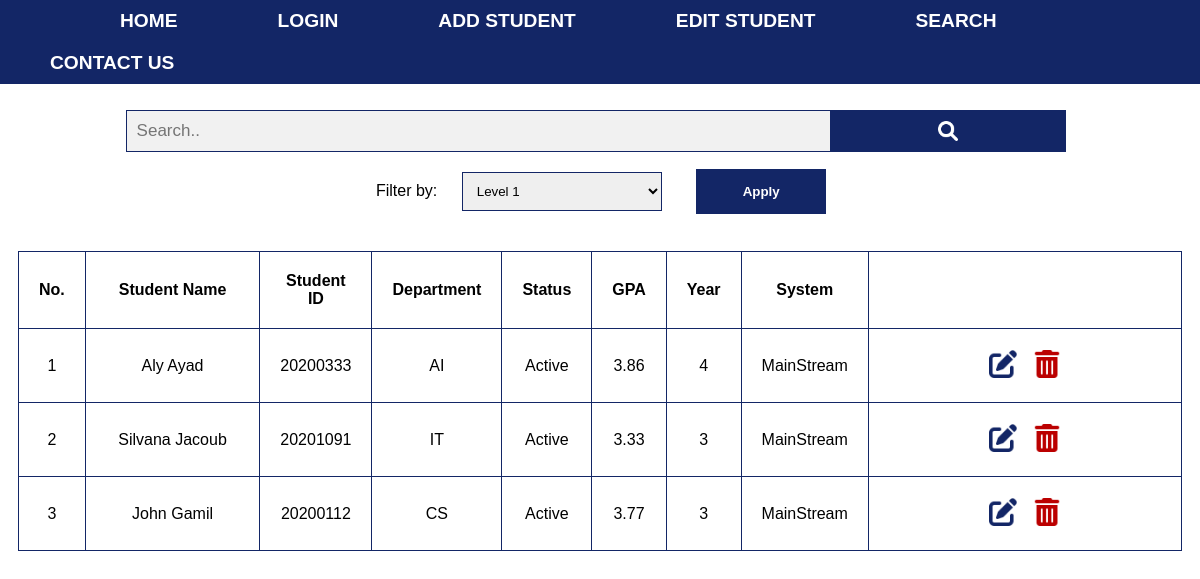
The app's page /update/, older data.
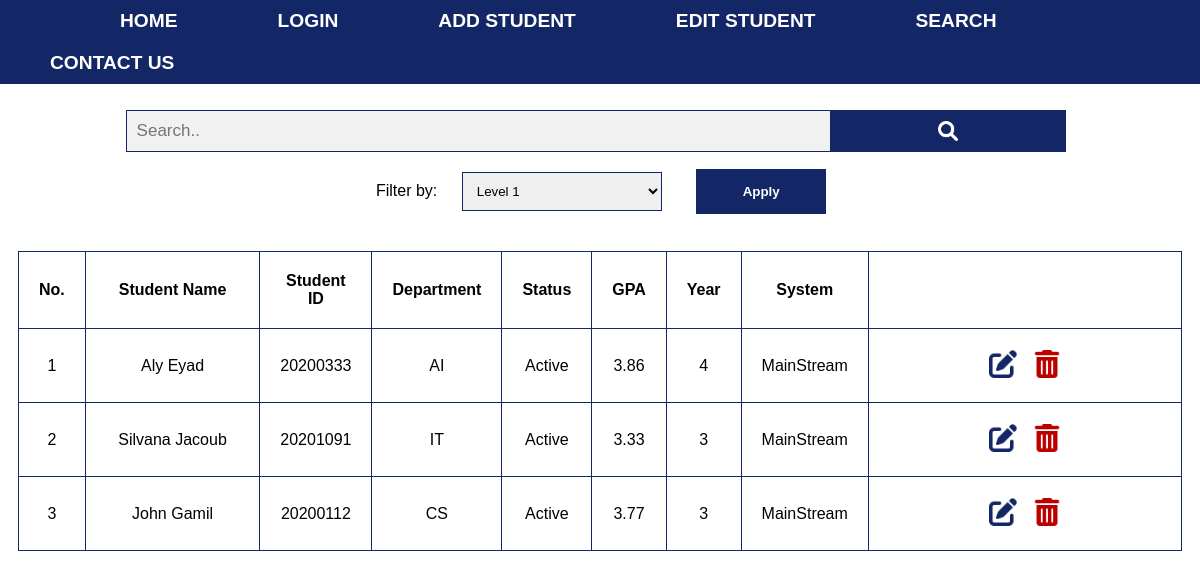
The same page, newer data.
### registration/models.py (models this page shows, shortened)
class AddStudent(models.Model):
    Gen = [('Male', 'Male'), ('Female', 'Female'), ]
    Level = [('1', '1'), ('2', '2'), ('3', '3'), ('4', '4'), ]
    sys = [('MainStream', 'MainStream'), ('Credit', 'Credit')]
    stat = [('Active', 'Active'), ('InActive', 'InActive')]
    Dep = [('General', 'General'), ('BIO', 'BIO'), ('DS', 'DS'),
           ('CS', 'CS'), ('SE', 'SE'), ('IT', 'IT'),
           ('AI', 'AI'), ('IS', 'IS')
           ]
    FullName = models.CharField(max_length=200)
    StudentID = models.CharField(max_length=8, primary_key=True)
    Gpa = models.DecimalField(max_digits=5, decimal_places=2)
    Gender = models.CharField(max_length=10, choices=Gen)
    Birth = models.DateField()
    StudentLevel = models.CharField(max_length=1, choices=Level, default='1')
    Status = models.CharField(max_length=20, choices=stat, default='Active')
    System = models.CharField(max_length=20, choices=sys, default='MainStream')
    Department = models.CharField(max_length=500, choices=Dep, default='General')
    Email = models.EmailField(max_length=254)
    Mobile = PhoneNumberField()
    class Meta:
        verbose_name = 'Student'
        ordering = ['FullName']

### registration/views.py (the view)
# urls.py: path('update/', views.table_view, name='update'),  # edit-delete table page
def table_view(request):
    result = get_update('All', 'All')
    if request.method == 'POST':
        query = request.POST.get('search', 'All')
        filter_val = request.POST.get('filterVal', 'All')
        result = get_update(query, filter_val)
    return render(request, 'html/edit-delete.html', {'result': result})

### registration/views.py (called while the page is built, shortened)
def get_update(query='All', filterVal='All'):
    result = AddStudent.objects.all()
    filterAttr = 'All'
    if '1' <= filterVal <= '4':
        filterAttr = 'StudentLevel'
    elif filterVal == 'Active' or filterVal == 'InActive':
        filterAttr = 'Status'
    elif filterVal == 'MainStream' or filterVal == 'Credit':
        filterAttr = 'System'
    elif len(str(filterVal).split(' ')) == 2:
        filterAttr = 'Department'
    if query != 'All':
        result = AddStudent.objects.filter(FullName__icontains=query)
        if not result.exists():
            result = AddStudent.objects.filter(StudentID__icontains=query)
    return result

### templates/html/edit-delete.html (shortened to what this page needs)
{% extends 'base.html' %}
{% load static %}
{% block content %}
<!DOCTYPE html>
<html lang="en">
    <head>
        <link rel="stylesheet" href="{% static 'css/font-awesome.min.css' %}">
        <link rel="stylesheet" href="{% static 'css/updatecss.css'%}">
        <link href='{% static 'css/trash.css' %}' rel='stylesheet'>
    </head>
    <body>
        <section class="hide">
            <form id="search-form" action="{% url 'update' %}" class="search" method="post">
                <input type="text" placeholder="Search.." name="search" id="myInput">
                <button type="submit" id="search-submit"><img alt="Search" width="20" height="20" src="{% static 'images/magnifying-glass-solid.png' %}"></button>
            </form>
        </section>
        <form action="{% url 'update' %}" id="filter-form" class="searchoptionsform hide" method="post">
            <div class="searchoptions">
                <label for="filter">Filter by:</label>
                <select id="filter" name="filterVal">
                    <optgroup label="StudentLevel">
                        <option value="1">Level 1</option>
                    </optgroup>
                </select>
            </div>
            <input type="submit" id="filter-apply" value="Apply" class="searchsubmit">
        </form>
        <section class="hide">
            <table id="table">
                <thead>
                    <tr>
                        <th class="narrow">No.</th>
                        <th class="name">Student Name</th>
                        <th class="wide">Student ID</th>
                        <th class="narrow">Department</th>
                        <th class="wide">Status</th>
                        <th class="narrow">GPA</th>
                        <th class="narrow"> Year</th>
                        <th class="wide">System</th>
                        <th></th>
                    </tr>
                </thead>
                <tbody>
                {% for student in result %}
                    <tr>
                    <td>{{ forloop.counter }}</td>
                    <td>{{ student.FullName|title }}</td>
                    <td>{{ student.StudentID }}</td>
                    <td>{{ student.Department }}</td>
                    <td>{{ student.Status }}</td>
                    <td>{{ student.Gpa }}</td>
                    <td>{{ student.StudentLevel }}</td>
                    <td>{{ student.System }}</td>
                    <td><button class="button edit" onclick="openForm(this)">
                        <img alt="Edit" src="{% static 'images/pen-to-square-solid.png' %}" width="28" height="28" class='fa fa-edit' style="font-size:30px; color: blue;">
                    </button>
                        <button onclick = "del_func(this)" class="button delete">
                            <img width="28" height="28" alt="Delete" src="{% static 'images/trash-can-solid.png' %}"
                                 class="fa fa-trash-o" style="font-size:30px;color:red"></button></td>
                    </tr>
                {% endfor %}
                </tbody>
            </table>
        </section>
    </body>
</html>
{% endblock content %}

### templates/base.html (shortened to what this page needs)
{% load static %}
<html lang="en">
<head>
    <link rel="stylesheet" href="{% static 'css/navbar.css'%}">
</head>
<body>
    <div>
         <nav class="main-nav">
            <a class="nav-link" href="{% url 'home'%}" id="first-link">HOME</a>
            <a class="nav-link" href="{% url 'affairs-home' %}">LOGIN</a>
            <a class="nav-link" href="{% url 'regist'%}">ADD STUDENT</a>
            <a class="nav-link" href="{% url 'update'%}">EDIT STUDENT</a>
            <a class="nav-link" href="{% url 'search'%}">SEARCH</a>
            <a class="nav-link" href="{% url 'contact'%}">CONTACT US</a>
        </nav>
    </div>
    {% block content %}
    {% endblock content %}
</body>
</html>

### static/css/navbar.css (style rules this page uses)
.main-nav { background-color: #132666; display: flex; flex-wrap: wrap; position: absolute; height: auto; top: 0; left: 0; right: 0; }
nav>a { color: white; cursor: pointer; }
.nav-link { padding-left: 50px; padding-right: 50px; margin-top: 10px; margin-bottom: 10px; font-weight: bold; font-size: larger; text-decoration: none; }
#first-link { padding-left: 10%; }

### static/css/updatecss.css (style rules this page uses)
* { box-sizing: border-box; }
body, html { height: 100%; width: 99%; }
html { font-family: Arial, serif; }
.main-nav { background-color: #132666; display: flex; flex-wrap: wrap; position: absolute; height: auto; top: 0; left: 0; right: 0; }
nav>a { color: white; cursor: pointer; }
.nav-link { padding-left: 50px; padding-right: 50px; margin-top: 10px; margin-bottom: 10px; font-weight: bold; font-size: larger; text-decoration: none; }
#first-link { padding-left: 10%; }
tr,th,td { border: #132666 1px solid; }
th,td { padding :20px; margin : 20px; text-align: center; }
table { border:solid 1px #132666; width: 99%; margin :10px; border-collapse: collapse; border-spacing: 0; }
.narrow { width: 5%; }
.name { width:15%; }
.wide { width: 7%; }
.button { background-color: transparent; border: none; }
form.search input[type=text] { margin-left: 10% ; margin-right: 0; margin-top: 100px; padding: 10px; font-size: 17px; border: 1px solid #132666; float: left; width: 60%; background: #f1f1f1; }
form.search button { margin-right: 10%; margin-left: 0; margin-top: 100px; float: left; width: 20%; padding: 10px; background: #132666; color: white; font-size: 17px; border: 1px solid #132666; border-left: none; cursor: pointer; }
.searchoptionsform { padding: 10px; margin: 10px; text-align: center; font-size: 16px; }
.searchoptions { margin: 10px; display: inline; }
#filter,#sort { border-color: #132666; padding: 10px; width: 200px; margin:20px; }
.searchsubmit { width: 130px; height: 45px; background-color: #132666; color: white ; font-weight: bold; border: #132666; }

Row changes from the older to the newer data that the page shows:
changed AddStudent "AI": FullName "Aly Ayad" → "Aly Eyad"
